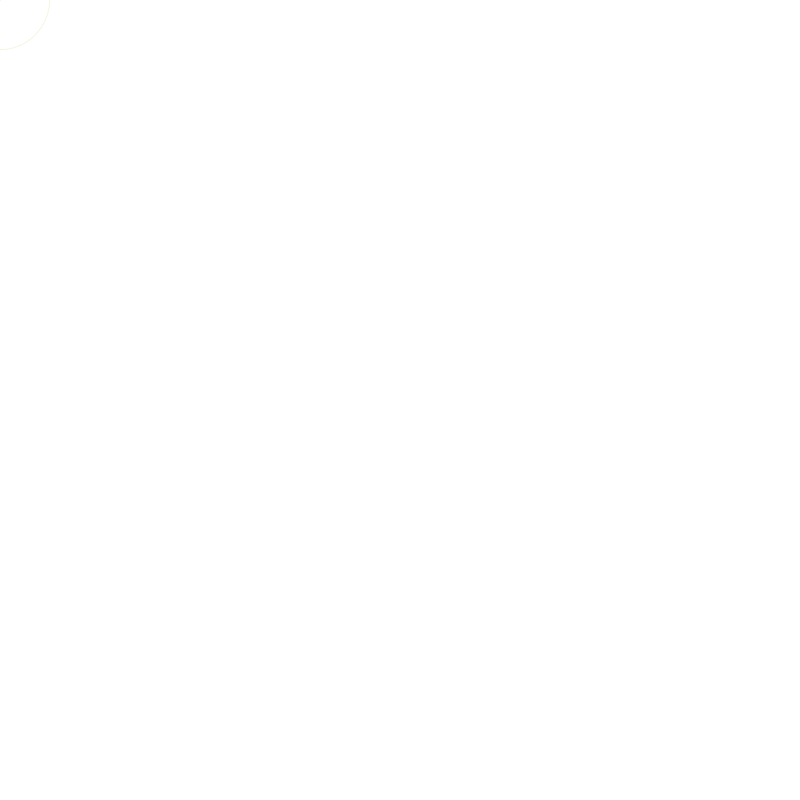
Frame 1 (no input)
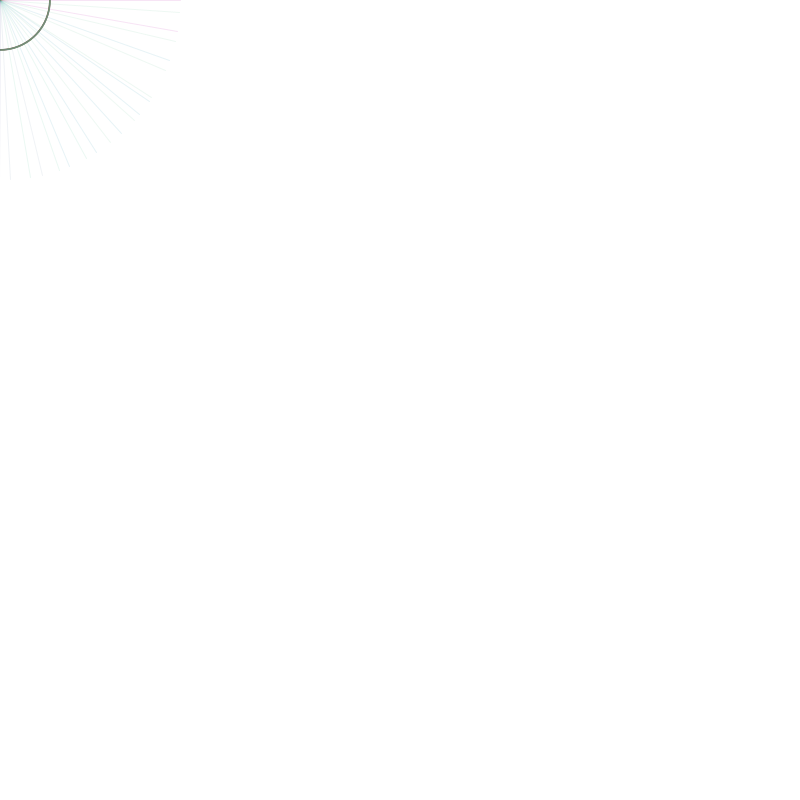
Frame 60 (the mouse pressed at the canvas centre just before this capture)
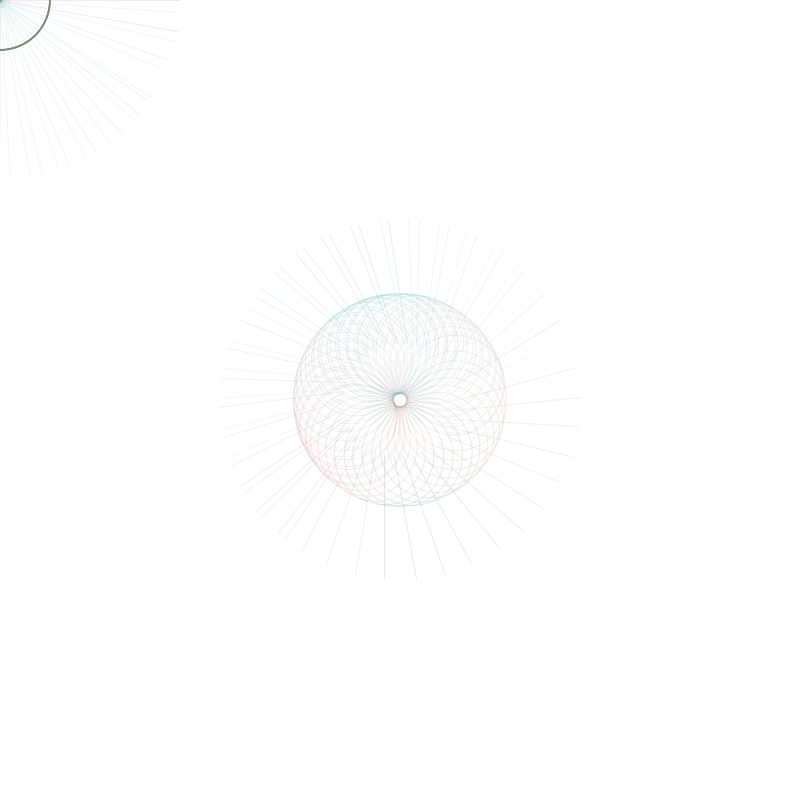
Frame 120 (the mouse held since frame 60 and released just before this capture)

The Processing sketch that drew these frames (run headless with seeded random() and noise(); from frame 60 on, the mouse is pressed at the canvas centre):

// Processing sketch: processing_78364
// ── processing_78364.pde

void setup() {
  size(800,800);
  background(255);
}

void draw() {
  translate(mouseX, mouseY);
  rotate(millis()/100.0);
  float cor1 = abs ( 200*sin(millis()/100) );
  float cor2 = abs( 200*sin(millis()/150) );
  float cor3 = abs( 200*sin(millis()/300) );
  
  stroke( cor1, cor2, cor3, 30);
  noFill();
  ellipse(mouseY/10.0,mouseX/10.0, 100, 100);
  line(mouseY/10.0,mouseX/10.0,150,100);
}
